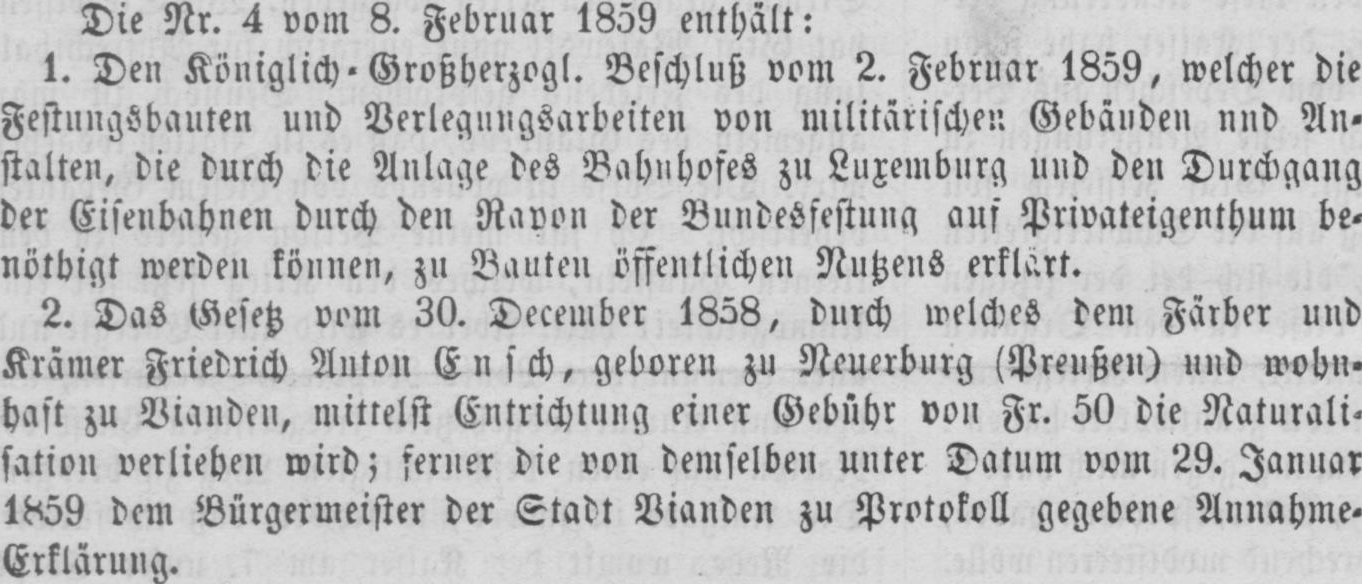
#> input picture examples/textblocks/images/0.tif, 1362 x 584 px
$ python -i bin.py   (imports and definitions only)
#> lines starting #> are read from the running program, lines starting #| are printed output that depends on the picture; after the words box and inside, x2 and y2 are one past the last pixel; in counts of white or black regions, pixels touching at a corner belong together
#> further down, picture is the input picture: shape (584, 1362, 3); min 54, max 231, mean 191.7
import constants.constants as ct
import cv2
import numpy as np

# binarizes an image and returns it together with the inverted version
def bin_otsu(original):

	image = None

	# image to binary
	if not len(original.shape) == 2:
		image = cv2.cvtColor(original, cv2.COLOR_BGR2GRAY)
	else:
		image = original
	_, thresh = cv2.threshold(image, 0, 255, cv2.THRESH_BINARY_INV+cv2.THRESH_OTSU)
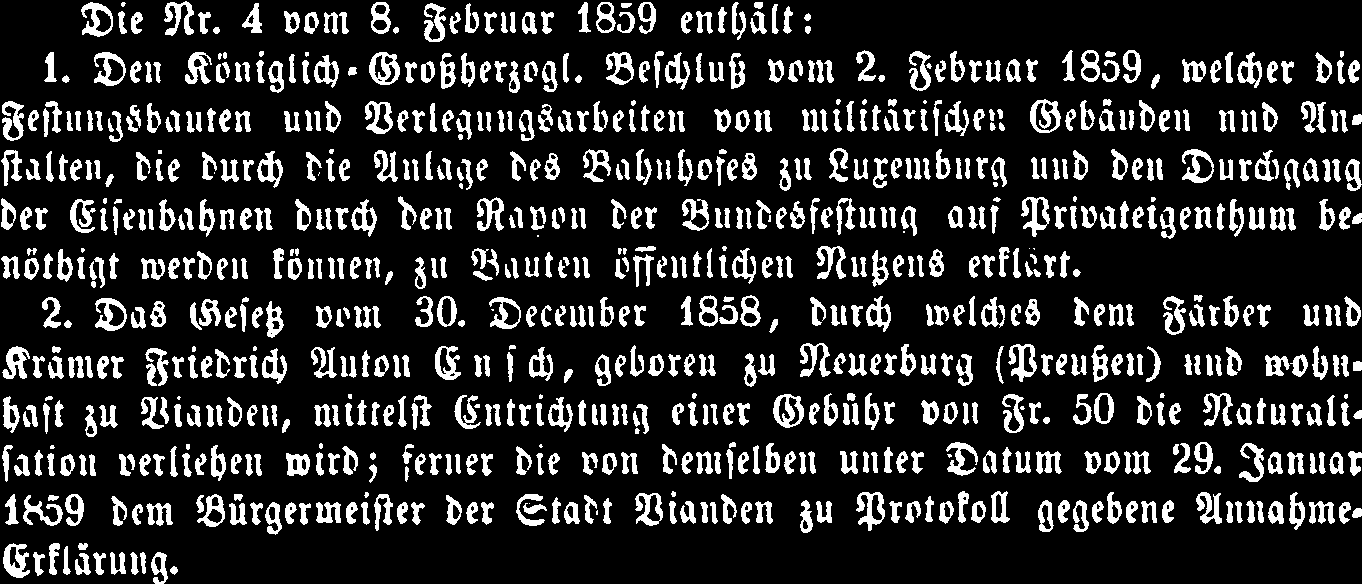
#> thresh: shape (584, 1362); 16.6% white; 835 white regions (27 under 20 px), largest, box (x1, y1, x2, y2) and area: (369, 52, 400, 85) 556, (773, 394, 804, 428) 551, (1030, 99, 1061, 133) 542


	# determine black on white or white on black
	total_pixels = len(image) * len(image[0])
#> total_pixels = 795408
	white_pixels = cv2.countNonZero(thresh)
#> white_pixels = 132166
	black_pixels = total_pixels - white_pixels
#> black_pixels = 663242
	if black_pixels < white_pixels:
		thresh = cv2.bitwise_not(thresh)

	# open - search for vertical white bars
#> (the run stopped early here; a loop or call above may not have finished)

$ run again, on examples/textblocks/images/1.tif
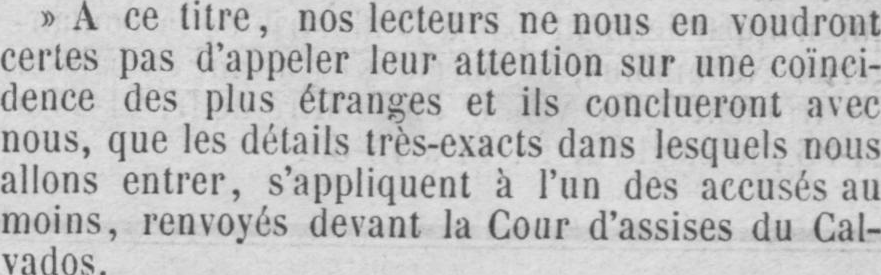
#> input picture examples/textblocks/images/1.tif, 881 x 275 px
#> picture is the input picture: shape (275, 881, 3); min 63, max 229, mean 192.7
#> in bin_otsu, `_, thresh = cv2.threshold(image, 0, 255, cv2.THRESH_BINARY_INV+cv2.THR..`:
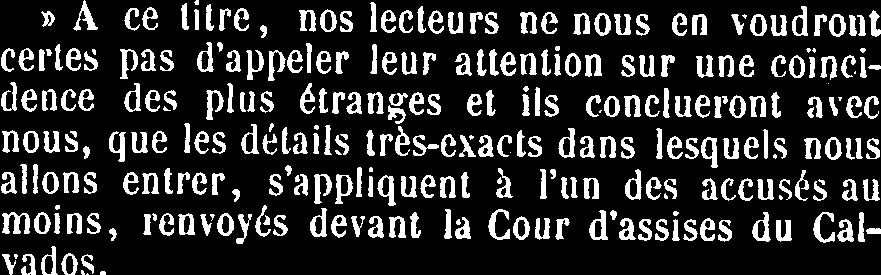
#> thresh: shape (275, 881); 18.1% white; 299 white regions (20 under 20 px), largest, box (x1, y1, x2, y2) and area: (2, 212, 30, 234) 350, (589, 210, 608, 240) 277, (488, 209, 510, 240) 274
#> total_pixels = 242275
#> white_pixels = 43863
#> black_pixels = 198412

$ run again, on examples/textblocks/images/2.tif
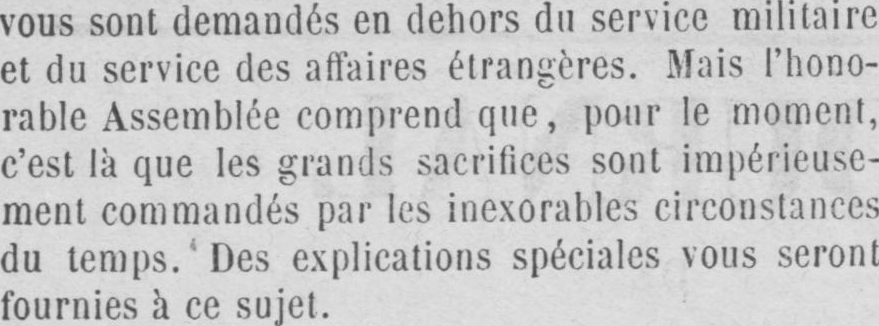
#> input picture examples/textblocks/images/2.tif, 879 x 326 px
#> picture is the input picture: shape (326, 879, 3); min 64, max 232, mean 199
#> in bin_otsu, `_, thresh = cv2.threshold(image, 0, 255, cv2.THRESH_BINARY_INV+cv2.THR..`:
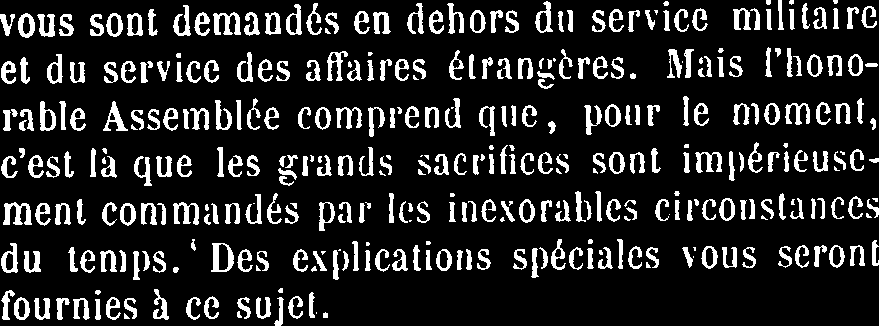
#> thresh: shape (326, 879); 15% white; 374 white regions (38 under 20 px), largest, box (x1, y1, x2, y2) and area: (3, 202, 32, 225) 375, (213, 12, 241, 35) 358, (211, 243, 234, 272) 332
#> total_pixels = 286554
#> white_pixels = 42971
#> black_pixels = 243583

$ run again, on examples/textblocks/images/3.tif
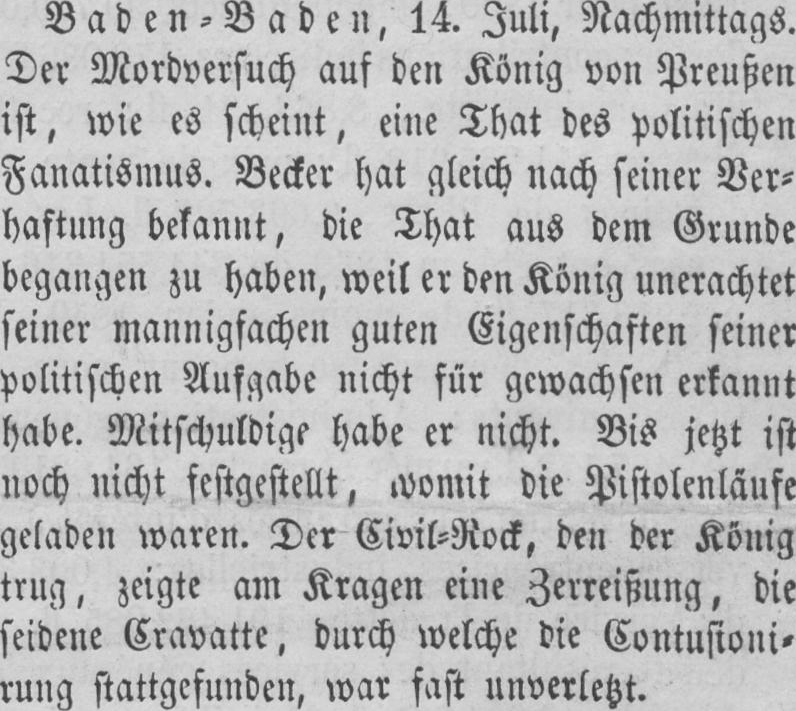
#> input picture examples/textblocks/images/3.tif, 796 x 711 px
#> picture is the input picture: shape (711, 796, 3); min 35, max 234, mean 183.2
#> in bin_otsu, `_, thresh = cv2.threshold(image, 0, 255, cv2.THRESH_BINARY_INV+cv2.THR..`:
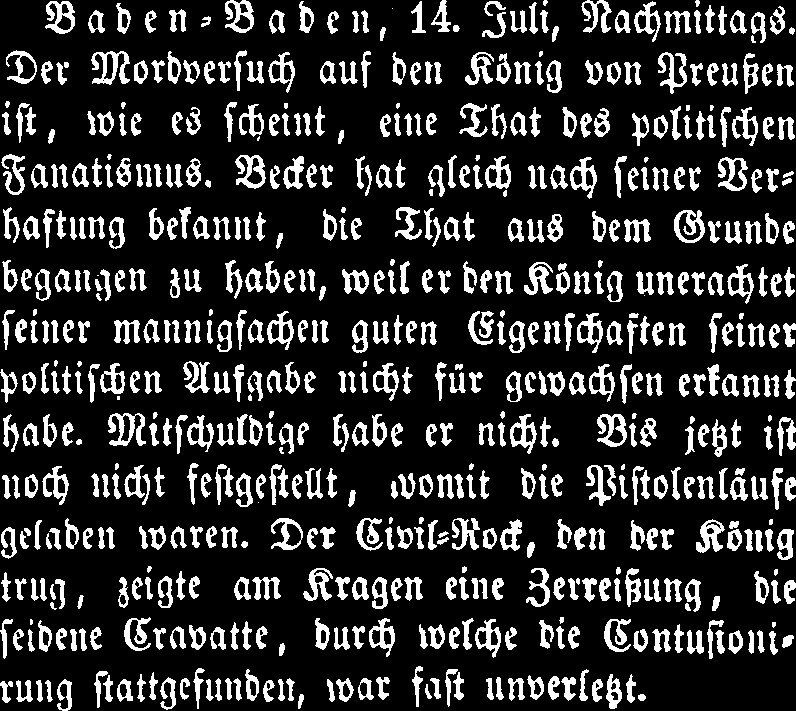
#> thresh: shape (711, 796); 18.4% white; 635 white regions (10 under 20 px), largest, box (x1, y1, x2, y2) and area: (91, 51, 130, 85) 619, (108, 413, 146, 446) 614, (235, 155, 266, 189) 521
#> total_pixels = 565956
#> white_pixels = 103990
#> black_pixels = 461966
